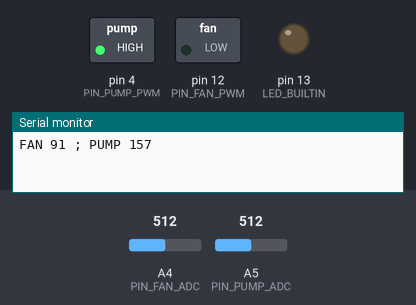
A sketch run on a simulated Arduino Leonardo, built for the host (arithmetic inside an expression is 32-bit, double 64-bit). Parts: switched loads named in the sketch (green lamp = pin HIGH), output pins drawn as LEDs (lit = HIGH), the last lines printed to the serial monitor. The test bench sets the inputs (shaded band); at power-on: A4 (PIN_FAN_ADC) = 512, A5 (PIN_PUMP_ADC) = 512.

Above: at 1.2 s.
1.3 s: A4 (PIN_FAN_ADC) set to 677
4.3 s: A4 (PIN_FAN_ADC) set to 711
At 5.6 s:
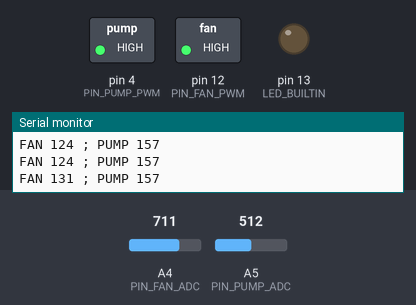
7.3 s: A5 (PIN_PUMP_ADC) set to 386
10.3 s: A5 (PIN_PUMP_ADC) set to 361
At 11.4 s:
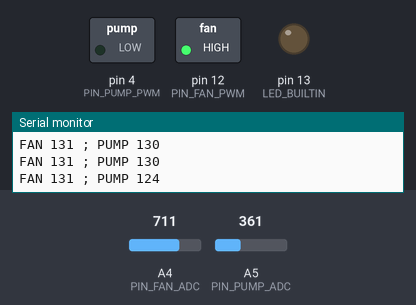
13.3 s: A4 (PIN_FAN_ADC) set to 511
At 13.7 s:
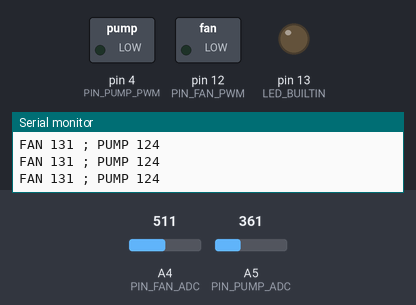
16.3 s: A4 (PIN_FAN_ADC) set to 716
At 18.07 s:
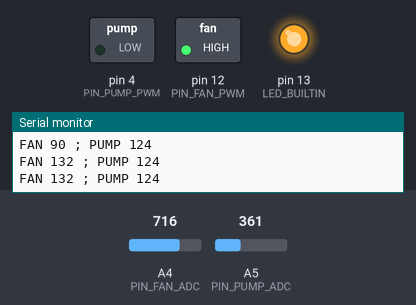
Timing chart, 0 to 19.7 s (numbered marks = the images above; inputs shaded):
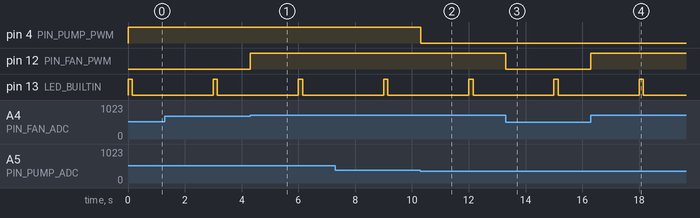

Measured:
- the behaviour switches between 694 and 695 on A4 (PIN_FAN_ADC) (found by bisection; images 0 and 1)
- the behaviour switches between 377 and 376 on A5 (PIN_PUMP_ADC) (found by bisection; images 1 and 2)
- after the input at 4.3 s, pin 12 (PIN_FAN_PWM): LOW → HIGH at once
- after the input at 10.3 s, pin 4 (PIN_PUMP_PWM): HIGH → LOW at once
- after the input at 13.3 s, pin 12 (PIN_FAN_PWM): HIGH → LOW at once
- after the input at 16.3 s, pin 12 (PIN_FAN_PWM): LOW → HIGH at once

The sketch:

NeptuneCoolingController.ino
```cpp
#define PIN_FAN_PWM  12
#define PIN_PUMP_PWM 4
#define PIN_FAN_ADC  A4
#define PIN_PUMP_ADC A5

uint32_t ser_time = 0;
char ser_prev;
uint32_t dbg_time = 0;

#ifdef CORE_TEENSY_RAWHID
byte hid_buff[64];
uint8_t hid_read, hid_itr;
#endif

void setup() {

  #ifndef CORE_TEENSY_RAWHID
  Serial.begin(9600);
  #endif

  pinMode(LED_BUILTIN, OUTPUT);

  pinMode(PIN_FAN_PWM, OUTPUT);
  digitalWrite(PIN_FAN_PWM, LOW);
  pinMode(PIN_PUMP_PWM, OUTPUT);
  digitalWrite(PIN_PUMP_PWM, LOW);

  TCCR4B = (TCCR4B & 0xF0) | 0x03;
  OCR4C = 182;
}

void loop() {
  uint32_t now = millis();
  uint8_t temp_ocr4c = OCR4C;

  bool blink = false;
  uint32_t blinktime = now % 3000;

  if (blinktime < 150) {
    blink = true;
  }
  else if (ser_time != 0 && blinktime > 300 && blinktime < 450) {
    blink = true;
  }

  if (blink != false) {
    digitalWrite(LED_BUILTIN, HIGH);
  }
  else {
    digitalWrite(LED_BUILTIN, LOW);
  }

  #ifdef CORE_TEENSY_RAWHID
  hid_read = RawHID.recv(hid_buff, 0);
  for (hid_itr = 0; hid_itr < hid_read; hid_itr++)
  {
    char c = hid_buff[hid_itr];
  #else
  while (Serial.available() > 0)
  {
    char c = Serial.read();
  #endif

    if ((ser_prev == 'P' || ser_prev == 'F' || ser_prev == 'p' || ser_prev == 'f') && (c >= '0' && c <= '9'))
    {
      ser_time = now;
      uint32_t v, dest;

      if (ser_prev == 'P' || ser_prev == 'p') {
        dest = PIN_PUMP_PWM;
      }
      else if (ser_prev == 'F' || ser_prev == 'f') {
        dest = PIN_FAN_PWM;
      }

      if (c == '0')
      {
        v = 0;
      }
      else if (c == '9')
      {
        v = (dest == PIN_FAN_PWM) ? temp_ocr4c : 255;
      }
      else
      {
        v = map(c, '0', '9', 0, (dest == PIN_FAN_PWM) ? temp_ocr4c : 255);
      }
      v = constrain(v, 0, 255);

      #ifndef CORE_TEENSY_RAWHID
      Serial.printf("SER CMD %c = %d\r\n", ser_prev, v);
      #endif
      if (dest == PIN_FAN_PWM && v >= temp_ocr4c)
      {
        digitalWrite(PIN_FAN_PWM, HIGH);
      }
      else
      {
        if (dest == PIN_FAN_PWM && v < 3) {
          v = 3;
        }
        analogWrite(dest, (uint8_t)v);
      }
    }
    ser_prev = c;
  }

  if ((now - ser_time) > (30000) || ser_time == 0)
  {
    uint32_t nowSec = now / 1000;
    uint8_t fanVal, pumpVal;
    ser_time = 0;

    fanVal = controlOutput(PIN_FAN_PWM, PIN_FAN_ADC, 0, temp_ocr4c);
    if (fanVal == temp_ocr4c) {
      digitalWrite(PIN_FAN_PWM, HIGH);
    }
    else
    {
      if (fanVal < 3) {
        fanVal = 3;
      }
      analogWrite(PIN_FAN_PWM, fanVal);
    }
    /*
    else if (fanVal <= 0) {
      digitalWrite(PIN_FAN_PWM, LOW);
    }
    else {
      analogWrite(PIN_FAN_PWM, fanVal);
    }
    */
    pumpVal = controlOutput(PIN_PUMP_PWM, PIN_PUMP_ADC, 60, 255);
    analogWrite(PIN_PUMP_PWM, pumpVal);

    if (nowSec != dbg_time) {
      dbg_time = nowSec;
      #ifndef CORE_TEENSY_RAWHID
      Serial.printf("FAN %d ; PUMP %d\r\n", fanVal, pumpVal);
      #endif
    }
  }
}

uint8_t controlOutput(uint8_t outPin, uint8_t inPin, uint8_t minVal, uint8_t maxVal)
{
  signed long ana = analogRead(inPin);
  signed long v = map(ana, 1024 / 16, 1024 - (1024 / 16), minVal, maxVal);
  v = constrain(v, 0, maxVal);
  if (v <= minVal) {
    return 0;
  }
  return v;
}
```
